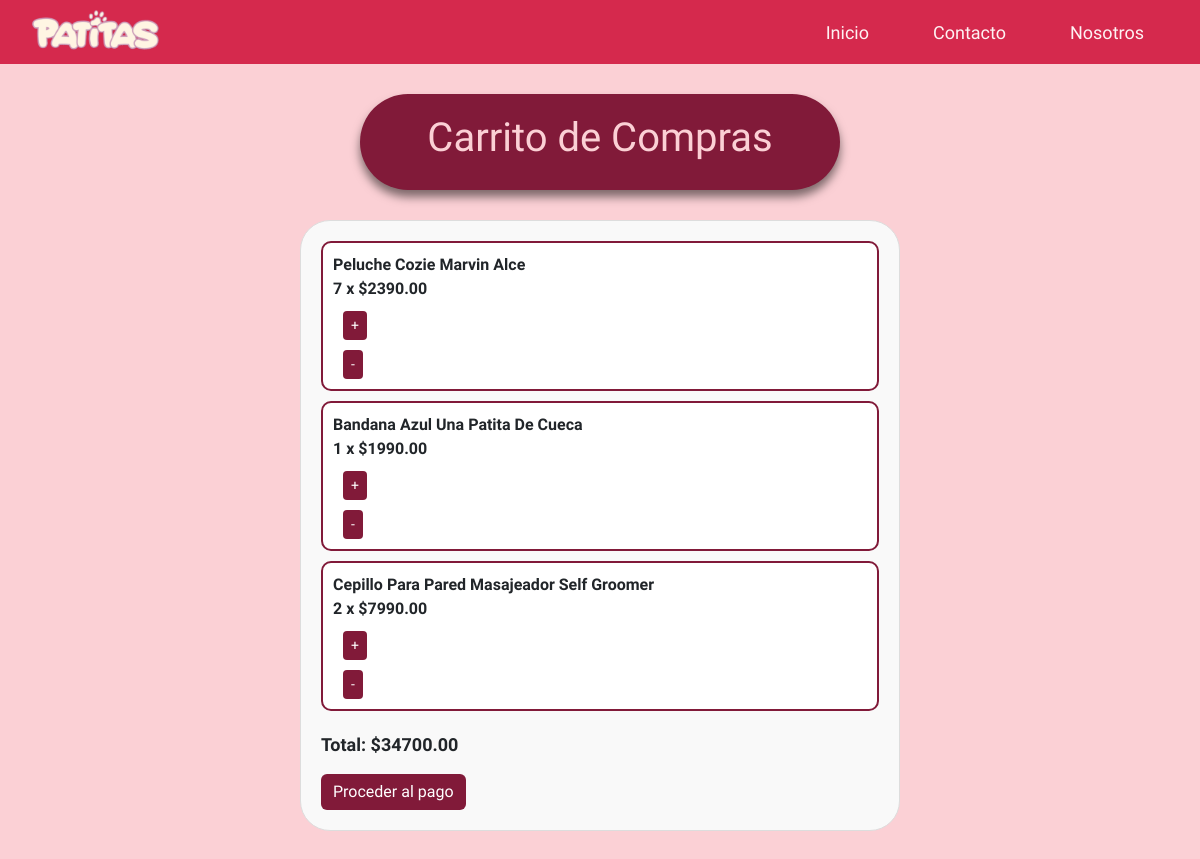
/patitas/carrito/ (signed in), run on an earlier commit of the app's database.
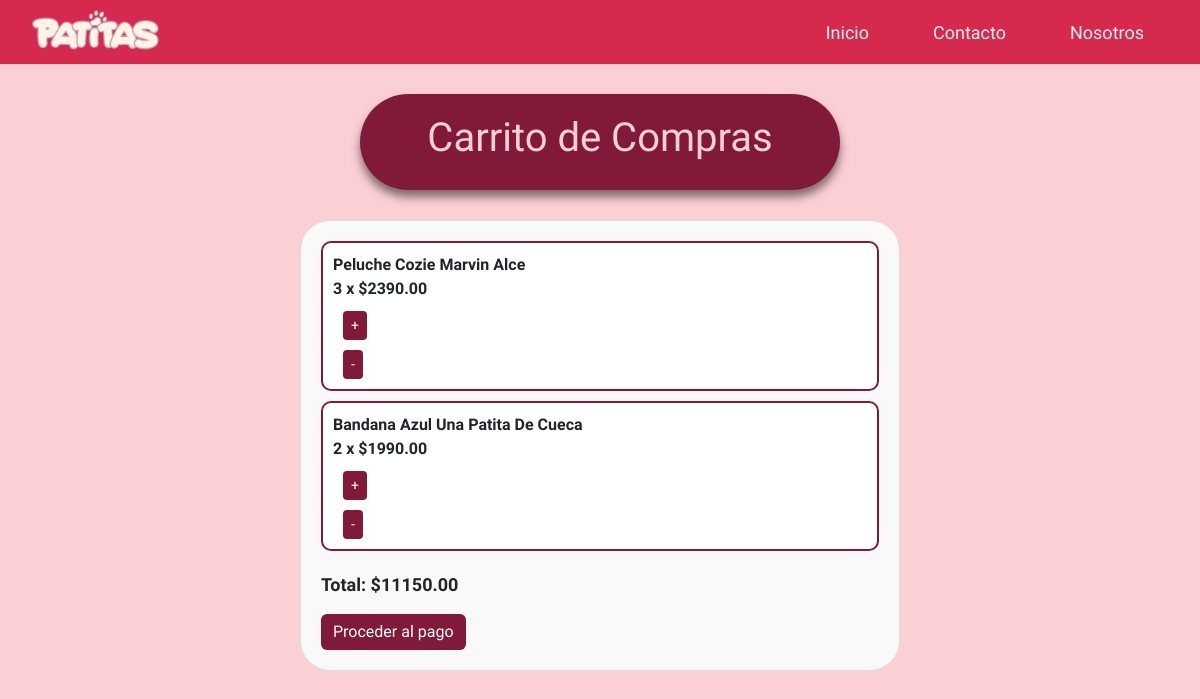
And on a later commit of the database.
### patitas/models.py (models this page shows, shortened)
class Carrito(models.Model):
    usuario = models.ForeignKey(User, on_delete=models.CASCADE)
    producto = models.ForeignKey(Producto, on_delete=models.CASCADE)
    cantidad = models.IntegerField(default=1)
    class Meta:
        unique_together = ('usuario', 'producto')

class Producto(models.Model):
    id = models.AutoField(primary_key=True)
    nombre_prod = models.CharField(max_length=50)
    descripcion = models.TextField(max_length=200)
    id_categoria = models.ForeignKey('Categoria',on_delete=models.CASCADE, db_column='idCategoria')
    precio = models.DecimalField(max_digits=10, decimal_places=2)
    stock = models.IntegerField()
    imagen = models.ImageField(upload_to='productos_fotos/', blank=True, null=True)

### patitas/views.py (the view)
# urls.py: path('carrito/', views.ver_carrito, name='carrito'),
def ver_carrito(request):
    if request.user.is_authenticated:
        carrito_items = Carrito.objects.filter(usuario=request.user)
        total = sum(item.producto.precio * item.cantidad for item in carrito_items)
        return render(request, 'patitas/carrito.html', {'carrito_items': carrito_items, 'total': total})
    else:
        return redirect('login')

### patitas/templates/patitas/carrito.html (shortened to what this page needs)
{% load static %}
<!DOCTYPE html>
<html lang="en">
<head>
    <link rel="stylesheet" href="https://cdnjs.cloudflare.com/ajax/libs/font-awesome/6.5.2/css/all.min.css">
    <link rel="stylesheet" href="https://cdn.jsdelivr.net/npm/bootstrap@5.3.3/dist/css/bootstrap.min.css">
    <link type='text/css' href='{% static "css/style.css"%}' rel='stylesheet'>
</head>
<body>
    <div class="cont-header">
        <header>
            <a href="index" class="logo_patitas_princ"><img src="{% static 'img/logo_patitas.png' %}" alt="patitas"></a>
            <nav class="navbar-header">
                <a href="index">Inicio</a>
                <a href="contacto">Contacto</a>
                <a href="#">Nosotros</a>
            </nav>
        </header>
    </div>
    <div class="titulos-pag">
        <h1>Carrito de Compras</h1>
    </div>
    <div class="carrito-container">
        {% if carrito_items %}
            <ul class="carrito-list">
                {% for item in carrito_items %}
                    <li class="carrito-item">
                        <span class="producto-info">
                            {{ item.producto.nombre_prod }} <br> {{ item.cantidad }} x ${{ item.producto.precio }}
                        </span>
                        <form action="{% url 'update_cart' %}" method="post">
                            <button type="submit" class="btn btn-sm btn-success">+</button>
                        </form>
                        <form action="{% url 'update_cart' %}" method="post">
                            <button type="submit" class="btn btn-sm btn-danger">-</button>
                        </form>
                    </li>
                {% endfor %}
            </ul>
            <p class="carrito-total">Total: ${{ total }}</p>
            <a href="{% url 'checkout' %}" class="btn btn-primary">Proceder al pago</a>
        {% else %}
            <p>Tu carrito está vacío.</p>
        {% endif %}
    </div>
</body>
</html>

What changed in the data, as far as the page shows it:
removed Carrito: producto.nombre_prod "Cepillo Para Pared Masajeador Self Groomer", cantidad "2", producto.precio "7990.00"
changed Carrito "Peluche Cozie Marvin Alce": cantidad "7" → "3"
changed Carrito "Bandana Azul Una Patita De Cueca": cantidad "1" → "2"
Also different on the page:
{{ total }}: "34700.00" → "11150.00"
